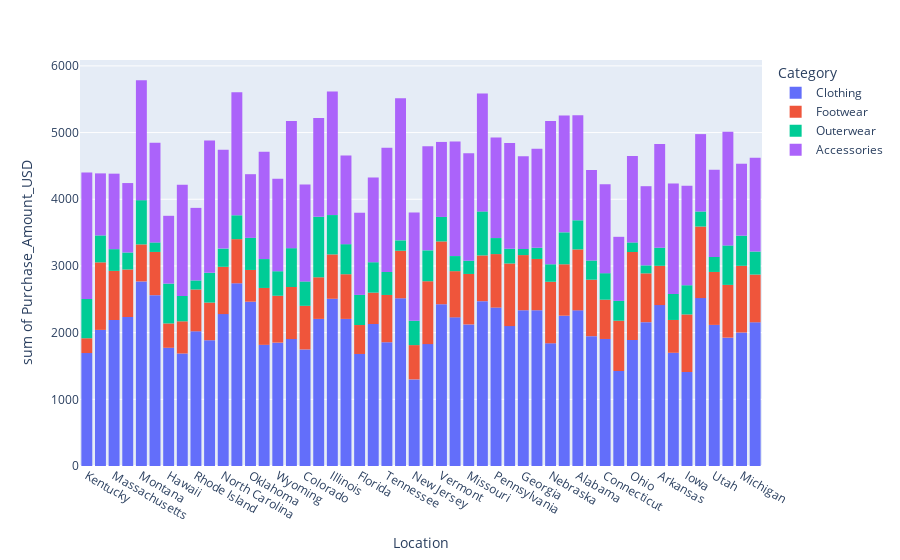

The notebook cell this image was saved under:
### Markdown cell above
mostly males use promo code

### Code cell
fig=px.histogram(df,y='Purchase_Amount_USD',x='Location',color='Category')
fig.show()

### Figure 1 — Plotly figure (JSON) as saved in the notebook; plotly's stock layout.template omitted (floating-point values rounded to 4 significant figures; data arrays with more than 128 entries replaced by an {"elided": "..."} marker saying what was removed)
{"data": [{"bingroup": "x", "histfunc": "sum", "hovertemplate": "Category=Clothing<br>Location=%{x}<br>sum of Purchase_Amount_USD=%{y}<extra></extra>", "legendgroup": "Clothing", "marker": {"color": "#636efa", "pattern": {"shape": ""}}, "name": "Clothing", "orientation": "v", "showlegend": true, "x": {"elided": "1737 str values"}, "xaxis": "x", "y": {"elided": "1737 int values"}, "yaxis": "y", "type": "histogram"}, {"bingroup": "x", "histfunc": "sum", "hovertemplate": "Category=Footwear<br>Location=%{x}<br>sum of Purchase_Amount_USD=%{y}<extra></extra>", "legendgroup": "Footwear", "marker": {"color": "#EF553B", "pattern": {"shape": ""}}, "name": "Footwear", "orientation": "v", "showlegend": true, "x": {"elided": "599 str values"}, "xaxis": "x", "y": {"elided": "599 int values"}, "yaxis": "y", "type": "histogram"}, {"bingroup": "x", "histfunc": "sum", "hovertemplate": "Category=Outerwear<br>Location=%{x}<br>sum of Purchase_Amount_USD=%{y}<extra></extra>", "legendgroup": "Outerwear", "marker": {"color": "#00cc96", "pattern": {"shape": ""}}, "name": "Outerwear", "orientation": "v", "showlegend": true, "x": {"elided": "324 str values"}, "xaxis": "x", "y": {"elided": "324 int values"}, "yaxis": "y", "type": "histogram"}, {"bingroup": "x", "histfunc": "sum", "hovertemplate": "Category=Accessories<br>Location=%{x}<br>sum of Purchase_Amount_USD=%{y}<extra></extra>", "legendgroup": "Accessories", "marker": {"color": "#ab63fa", "pattern": {"shape": ""}}, "name": "Accessories", "orientation": "v", "showlegend": true, "x": {"elided": "1240 str values"}, "xaxis": "x", "y": {"elided": "1240 int values"}, "yaxis": "y", "type": "histogram"}], "layout": {"xaxis": {"anchor": "y", "domain": [0.0, 1.0], "title": {"text": "Location"}}, "yaxis": {"anchor": "x", "domain": [0.0, 1.0], "title": {"text": "sum of Purchase_Amount_USD"}}, "legend": {"title": {"text": "Category"}, "tracegroupgap": 0}, "margin": {"t": 60}, "barmode": "relative"}}
